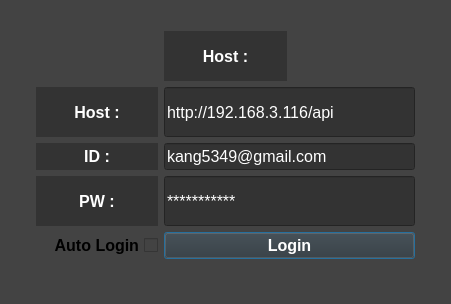
<?xml version="1.0" encoding="UTF-8"?>
<ui version="4.0">
 <class>Dialog</class>
 <widget class="QDialog" name="Dialog">
  <property name="geometry">
   <rect>
    <x>0</x>
    <y>0</y>
    <width>451</width>
    <height>304</height>
   </rect>
  </property>
  <property name="windowTitle">
   <string>Dialog</string>
  </property>
  <property name="styleSheet">
   <string notr="true">background-color: rgb(67, 67, 67);</string>
  </property>
  <widget class="QWidget" name="gridLayoutWidget">
   <property name="geometry">
    <rect>
     <x>0</x>
     <y>0</y>
     <width>451</width>
     <height>291</height>
    </rect>
   </property>
   <layout class="QGridLayout" name="gridLayout">
    <item row="4" column="5">
     <widget class="QLabel" name="Sin_File_Path_8">
      <property name="maximumSize">
       <size>
        <width>30</width>
        <height>25</height>
       </size>
      </property>
      <property name="styleSheet">
       <string notr="true"/>
      </property>
      <property name="text">
       <string/>
      </property>
     </widget>
    </item>
    <item row="3" column="1">
     <widget class="QLabel" name="Name">
      <property name="maximumSize">
       <size>
        <width>16777215</width>
        <height>50</height>
       </size>
      </property>
      <property name="font">
       <font>
        <pointsize>12</pointsize>
        <weight>75</weight>
        <bold>true</bold>
       </font>
      </property>
      <property name="styleSheet">
       <string notr="true">background-color: rgb(51, 51, 51);
color: white;</string>
      </property>
      <property name="text">
       <string>Host :</string>
      </property>
      <property name="alignment">
       <set>Qt::AlignCenter</set>
      </property>
     </widget>
    </item>
    <item row="4" column="0">
     <widget class="QLabel" name="Sin_File_Path_7">
      <property name="maximumSize">
       <size>
        <width>30</width>
        <height>25</height>
       </size>
      </property>
      <property name="styleSheet">
       <string notr="true"/>
      </property>
      <property name="text">
       <string/>
      </property>
     </widget>
    </item>
    <item row="2" column="3">
     <widget class="QLabel" name="Name_2">
      <property name="maximumSize">
       <size>
        <width>300</width>
        <height>50</height>
       </size>
      </property>
      <property name="font">
       <font>
        <pointsize>12</pointsize>
        <weight>75</weight>
        <bold>true</bold>
       </font>
      </property>
      <property name="styleSheet">
       <string notr="true">background-color: rgb(51, 51, 51);
color: white;</string>
      </property>
      <property name="text">
       <string>Host :</string>
      </property>
      <property name="alignment">
       <set>Qt::AlignCenter</set>
      </property>
     </widget>
    </item>
    <item row="6" column="1">
     <widget class="QCheckBox" name="Auto_Login_Check">
      <property name="maximumSize">
       <size>
        <width>16777215</width>
        <height>16777215</height>
       </size>
      </property>
      <property name="font">
       <font>
        <pointsize>12</pointsize>
        <weight>75</weight>
        <bold>true</bold>
       </font>
      </property>
      <property name="layoutDirection">
       <enum>Qt::RightToLeft</enum>
      </property>
      <property name="text">
       <string>Auto Login</string>
      </property>
     </widget>
    </item>
    <item row="1" column="3">
     <widget class="QLabel" name="Sin_File_Path_9">
      <property name="maximumSize">
       <size>
        <width>300</width>
        <height>25</height>
       </size>
      </property>
      <property name="styleSheet">
       <string notr="true"/>
      </property>
      <property name="text">
       <string/>
      </property>
     </widget>
    </item>
    <item row="3" column="3" colspan="2">
     <widget class="QLineEdit" name="Name_Box">
      <property name="maximumSize">
       <size>
        <width>300</width>
        <height>50</height>
       </size>
      </property>
      <property name="font">
       <font>
        <pointsize>12</pointsize>
        <weight>50</weight>
        <bold>false</bold>
       </font>
      </property>
      <property name="styleSheet">
       <string notr="true">background-color: rgb(51, 51, 51);
color: white;</string>
      </property>
      <property name="text">
       <string>http://192.168.3.116/api</string>
      </property>
     </widget>
    </item>
    <item row="4" column="3" colspan="2">
     <widget class="QLineEdit" name="ID_Box">
      <property name="maximumSize">
       <size>
        <width>300</width>
        <height>50</height>
       </size>
      </property>
      <property name="font">
       <font>
        <pointsize>12</pointsize>
        <weight>50</weight>
        <bold>false</bold>
       </font>
      </property>
      <property name="styleSheet">
       <string notr="true">background-color: rgb(51, 51, 51);
color: white;</string>
      </property>
      <property name="text">
       <string>kang5349@gmail.com</string>
      </property>
     </widget>
    </item>
    <item row="5" column="1">
     <widget class="QLabel" name="PW">
      <property name="maximumSize">
       <size>
        <width>16777215</width>
        <height>50</height>
       </size>
      </property>
      <property name="font">
       <font>
        <pointsize>12</pointsize>
        <weight>75</weight>
        <bold>true</bold>
       </font>
      </property>
      <property name="styleSheet">
       <string notr="true">background-color: rgb(51, 51, 51);
color: white;</string>
      </property>
      <property name="text">
       <string>PW :</string>
      </property>
      <property name="alignment">
       <set>Qt::AlignCenter</set>
      </property>
     </widget>
    </item>
    <item row="4" column="1">
     <widget class="QLabel" name="ID">
      <property name="maximumSize">
       <size>
        <width>16777215</width>
        <height>50</height>
       </size>
      </property>
      <property name="font">
       <font>
        <pointsize>12</pointsize>
        <weight>75</weight>
        <bold>true</bold>
       </font>
      </property>
      <property name="styleSheet">
       <string notr="true">background-color: rgb(51, 51, 51);
color: white;</string>
      </property>
      <property name="text">
       <string>ID :</string>
      </property>
      <property name="alignment">
       <set>Qt::AlignCenter</set>
      </property>
     </widget>
    </item>
    <item row="5" column="3" colspan="2">
     <widget class="QLineEdit" name="PW_Box">
      <property name="maximumSize">
       <size>
        <width>300</width>
        <height>50</height>
       </size>
      </property>
      <property name="font">
       <font>
        <pointsize>12</pointsize>
        <weight>50</weight>
        <bold>false</bold>
       </font>
      </property>
      <property name="styleSheet">
       <string notr="true">background-color: rgb(51, 51, 51);
color: white;</string>
      </property>
      <property name="text">
       <string>***********</string>
      </property>
     </widget>
    </item>
    <item row="6" column="3" colspan="2">
     <widget class="QPushButton" name="Login_Button">
      <property name="maximumSize">
       <size>
        <width>300</width>
        <height>100</height>
       </size>
      </property>
      <property name="font">
       <font>
        <pointsize>12</pointsize>
        <weight>75</weight>
        <bold>true</bold>
       </font>
      </property>
      <property name="layoutDirection">
       <enum>Qt::LeftToRight</enum>
      </property>
      <property name="styleSheet">
       <string notr="true">background-color: rgb(51, 51, 51);
color: white;</string>
      </property>
      <property name="text">
       <string>Login</string>
      </property>
     </widget>
    </item>
    <item row="7" column="3">
     <widget class="QLabel" name="Sin_File_Path_10">
      <property name="maximumSize">
       <size>
        <width>300</width>
        <height>25</height>
       </size>
      </property>
      <property name="styleSheet">
       <string notr="true"/>
      </property>
      <property name="text">
       <string/>
      </property>
     </widget>
    </item>
   </layout>
  </widget>
 </widget>
 <resources/>
 <connections/>
</ui>
